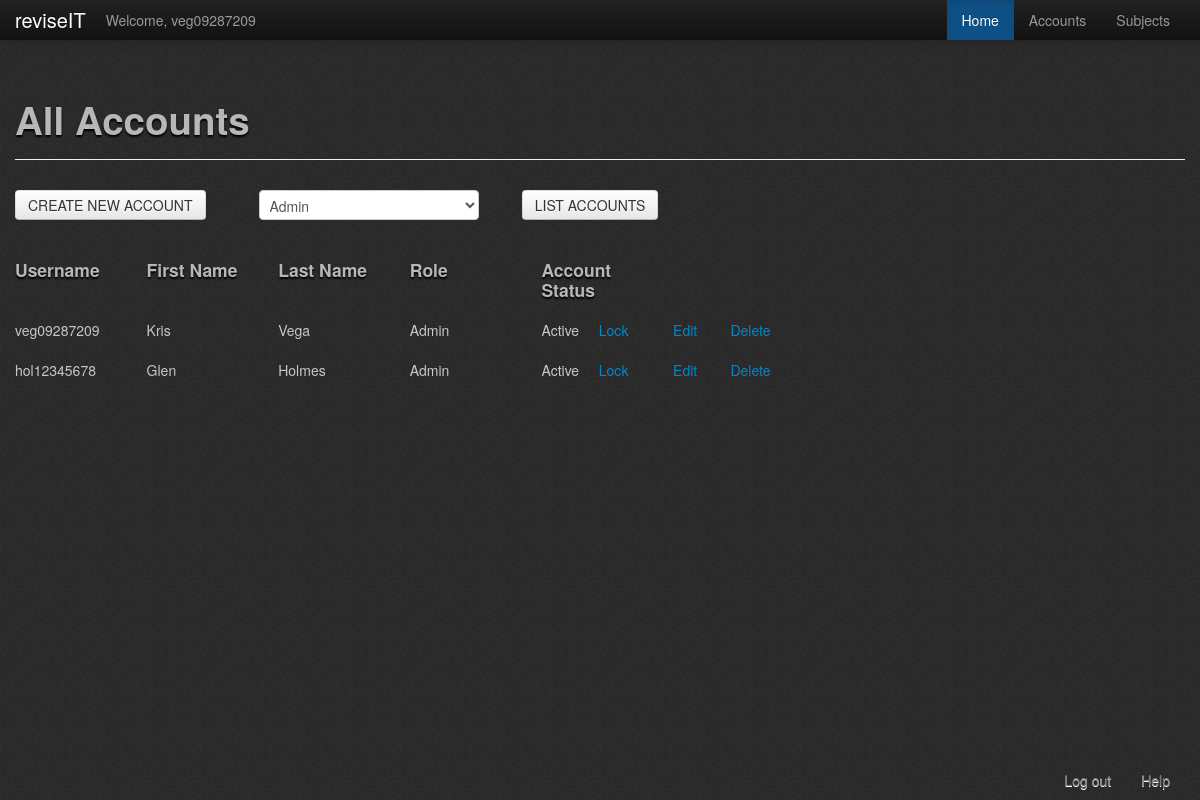
The app's page /php/admin/all_Accounts.php?ROLE=1 (signed in), older data.
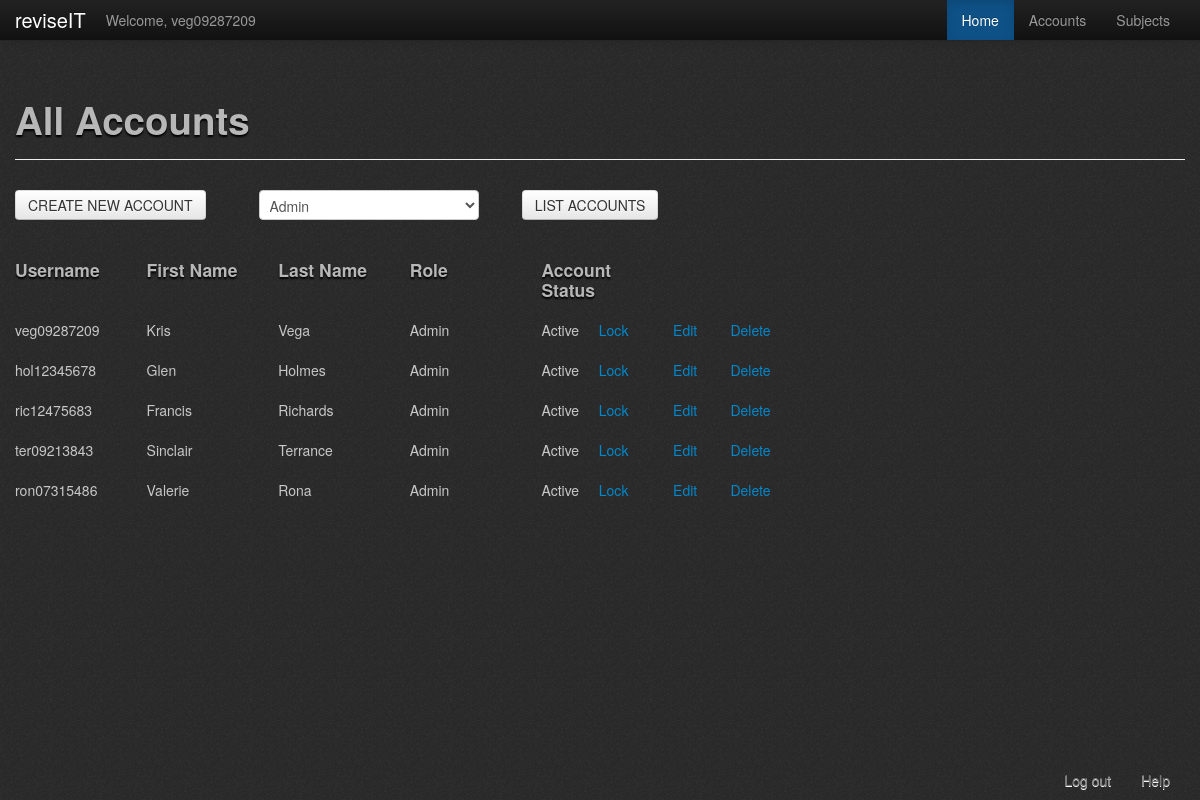
The same page, newer data.
### tables this page shows
CREATE TABLE `users` (
  `UserID` int(11) NOT NULL AUTO_INCREMENT,
  `fName` varchar(50) NOT NULL,
  `lName` varchar(50) NOT NULL,
  `username` varchar(50) NOT NULL,
  `password` varchar(50) NOT NULL,
  `role` int(1) NOT NULL COMMENT '1 = Admin, 2 = Coordinator, 3 = Teacher, 4 = Student',
  `locked` tinyint(1) NOT NULL COMMENT '0 = unlocked, 1 = locked',
  PRIMARY KEY (`UserID`)
);

### php/admin/all_Accounts.php (the view, shortened to what this page needs)
<?php
	include '../check_role.php';
?>
<!DOCTYPE html>
<html>
	<head>
		<?php
			include '../header_container.php';
		?>
	</head>
	<body>
		<?php
			include 'admin_menu_bar.php';
		?>
		<br /><br />
		<div class="container">
			<div class="page-header bootstro" data-bootstro-placement="bottom" data-bootstro-title="All Accounts" data-bootstro-content="Welcome to the accounts page. In here, you can see all the user information. You may create, edit and delete them.">
				<h1>All Accounts</h1>
			</div>
			<div class='row-fluid bootstro' data-bootstro-placement="bottom" data-bootstro-title="Accounts" data-bootstro-content="This is where all the account information are stored, it contains information like their name, their roles (access level) and if their account is locked or not. You can perform various actions such as, lock the account, edit or delete the account.">
				<?php
					if (isset($_GET["ROLE"])) $xrole = $_GET["ROLE"];
					else $xrole = 5;
					if ($xrole == 5 || $xrole == NULL)
					{
						$result = $db->prepare("SELECT * FROM users ORDER BY role ASC");
						$result->execute();
					}
					else if ($xrole == 6)
					{
						$result = $db->prepare("SELECT * FROM users WHERE role = 2 OR role = 3 ORDER BY role ASC");
						$result->execute();
					}
					else
					{
						$result = $db->prepare("SELECT * FROM users WHERE role = ".$xrole);
						$result->execute();
					}
				?>
				<div class='span8'>
					<div class='row-fluid'>
						<div class='span4 bootstro' data-bootstro-placement="bottom" data-bootstro-title="Create new Account" data-bootstro-content="Click this button to create a new account!">
							<form action='CreateUser.php' method='post'>
								<input type='submit' value='CREATE NEW ACCOUNT' name='newAccnt' class='btn' />
							</form>
						</div>
						<form action='<?php echo $_SERVER["PHP_SELF"]; ?>' method='post'>
							<div class='span4 bootstro' data-bootstro-placement="right" data-bootstro-title="Filters" data-bootstro-content="Click this drop down menu to select various options to filter the way you'd like to view the accounts.">
								<select name='listRole'>
									<option <?php if ($xrole == 1) echo " selected='selected'"; ?>>Admin</option>
								</select>
							</div>
							<div class='span4'>
								<input type='submit' value='LIST ACCOUNTS' name='newList' class='btn bootstro' data-bootstro-placement="right" data-bootstro-title="Filters" data-bootstro-content="After selecting the the option from the dropdown menu, click this button to list and filter the page." />
							</div>
						</form>
					</div>
					<div class='row-fluid'>
						<div class='span2'>
							<h4>Username</h4>
						</div>
						<div class='span2'>
							<h4>First Name</h4>
						</div>
						<div class='span2'>
							<h4>Last Name</h4>
						</div>
						<div class='span2'>
							<h4>Role</h4>
						</div>
						<div class='span2'>
							<h4>Account Status</h4>
						</div>
						<div class='span2'>
						</div>
					</div>
					<?php
						while($row = $result->fetch(PDO::FETCH_ASSOC))
						{
							echo "<div class='row-fluid'>";
								echo "<div class='span2'>".$row['username']."</div>";
								echo "<div class='span2'>".$row['fName']."</div>";
								echo "<div class='span2'>".$row['lName']."</div>";
								echo "<div class='span2'>";
									if ($row['role'] == "1") echo 'Admin';
									else if ($row['role'] == "2") echo 'Co-ordinator';
									else if ($row['role'] == "3") echo 'Teacher';
									else if ($row['role'] == "4") echo 'Student';
								echo"</div>";
								echo "<div class='span2'>";
									echo "<div class'row-fluid'>";
										echo "<div class='span6'>";
											if ($row['locked'] == "1") echo 'Locked';
											else echo 'Active';
										echo "</div>";
										echo "<div class='span6'>";
											if ($row['locked'] == "1")
											echo '<a href="UnlockAccount.php?ID=' . $row['username'] . '">Unlock</a>';
											else if ($row['locked'] == "0") echo '<a href="LockAccount.php?ID=' . $row['username'] . '">Lock</a>';
										echo "</div>";
									echo "</div>";
								echo"</div>";
								echo "<div class='span2'>";
									echo "<div class'row-fluid'>";
										echo "<div class='span6'>";
											echo "<div class='span1'>".'<a href="EditAccount.php?ID=' . $row['UserID'] . '">Edit</a></div>';
										echo "</div>";
										echo "<div class='span6'>";
											echo "<div class='span1'>".'<a href="DeleteAccount.php?ID=' . $row['UserID'] . '">Delete</a></div>';
										echo "</div>";
									echo "</div>";
								echo"</div>";
							echo "</div>";
						}
					?>
			</div>
		</div>
		<?php
			include '../footer.php';
		?>
	</body>
</html>

### php/header_container.php (shortened to what this page needs)
<link rel="stylesheet" type="text/css" href="../../assets/css/bootstrap-wysihtml5-0.0.2.css"></link>
<link rel="stylesheet" href="../../assets/css/version1.css">
<link rel="stylesheet" href="../../assets/css/bootstro.css">
<link rel="stylesheet" href="../../assets/css/bootstrap-responsive.css">

### php/admin/admin_menu_bar.php (shortened to what this page needs)
<div class="navbar navbar-fixed-top navbar-inverse">
	<div class="navbar-inner">
		<div class="container">
			<a href="../home_page_director.php" class="brand">reviseIT</a>
			<p class="nav navbar-text"><?php echo "Welcome, ".$_SESSION['username']?></strong></p>
			<div class="nav-collapse collapse">
				<ul class="nav pull-right">
					<li class="active bootstro" data-bootstro-placement="bottom" data-bootstro-title="Home Page" data-bootstro-content="Click this link to go to the <b>Home</b> page."><a href="admin_Home.php">Home</a></li>
					<li class="bootstro" data-bootstro-placement="bottom" data-bootstro-title="Accounts Page" data-bootstro-content="Click this link to go to the <b>Accounts</b> page"><a href="all_Accounts.php">Accounts</a></li>
					<li class="bootstro" data-bootstro-placement="bottom" data-bootstro-title="Subjects Page" data-bootstro-content="Click on this link to see a list of all the subjects."><a href="../subjects/all_Subjects.php">Subjects</a></li>
				</ul>
			</div>
		</div>
	</div>
</div>

### php/footer.php
<div class="navbar navbar-fixed-bottom">
	<div class="container">
		<div class="nav-collapse collapse">
			<ul class="nav pull-right">
				<li><a href="../logout.php">Log out</a></li>
				<li><a href="#" id="help">Help</a></li>
			</ul>
		</div>
	</div>
</div>

Row changes from the older to the newer data that the page shows:
added users: username "ric12475683", fName "Francis", lName "Richards", role "Admin", locked "Active"
added users: username "ter09213843", fName "Sinclair", lName "Terrance", role "Admin", locked "Active"
added users: username "ron07315486", fName "Valerie", lName "Rona", role "Admin", locked "Active"
